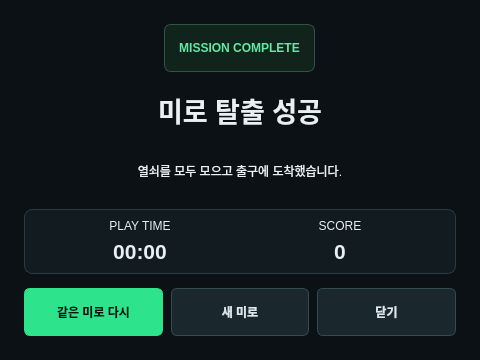
<?xml version="1.0" encoding="UTF-8"?>
<ui version="4.0">
 <class>GameResultDialog</class>
 <widget class="QDialog" name="GameResultDialog">
  <property name="geometry">
   <rect>
    <x>0</x>
    <y>0</y>
    <width>480</width>
    <height>360</height>
   </rect>
  </property>
  <property name="minimumSize">
   <size>
    <width>440</width>
    <height>340</height>
   </size>
  </property>
  <property name="windowTitle">
   <string>게임 결과</string>
  </property>
  <property name="modal">
   <bool>true</bool>
  </property>
  <property name="styleSheet">
   <string notr="true">QDialog {
    color: #e8f0f3;
    background-color: #0b1115;
    font-family: "Noto Sans CJK KR", "Noto Sans KR", sans-serif;
}
QLabel { color: #e8f0f3; }
QLabel#resultBadgeLabel {
    color: #63e9a5;
    background-color: #10241b;
    border: 1px solid #315448;
    border-radius: 7px;
    padding: 7px 14px;
}
QLabel#resultBadgeLabel[result="lost"] {
    color: #ff7b84;
    background-color: #2a1519;
    border-color: #6b333a;
}
QLabel#resultMessageLabel, QLabel[role="caption"] { color: #8da0a8; }
QFrame#statFrame {
    background-color: #111b20;
    border: 1px solid #293b43;
    border-radius: 8px;
}
QPushButton {
    min-height: 36px;
    color: #dce7eb;
    background-color: #1a282e;
    border: 1px solid #344951;
    border-radius: 6px;
    padding: 5px 12px;
    font-weight: 600;
}
QPushButton:hover { background-color: #23343b; border-color: #4c6872; }
QPushButton:focus { border-color: #63e9a5; }
QPushButton#retryButton {
    color: #07130d;
    background-color: #2de38b;
    border-color: #2de38b;
}</string>
  </property>
  <layout class="QVBoxLayout" name="mainLayout">
   <property name="spacing"><number>14</number></property>
   <property name="leftMargin"><number>24</number></property>
   <property name="topMargin"><number>24</number></property>
   <property name="rightMargin"><number>24</number></property>
   <property name="bottomMargin"><number>24</number></property>
   <item alignment="Qt::AlignHCenter">
    <widget class="QLabel" name="resultBadgeLabel">
     <property name="font"><font><pointsize>9</pointsize><bold>true</bold></font></property>
     <property name="text"><string>MISSION COMPLETE</string></property>
     <property name="alignment"><set>Qt::AlignCenter</set></property>
    </widget>
   </item>
   <item>
    <widget class="QLabel" name="resultTitleLabel">
     <property name="font"><font><pointsize>20</pointsize><bold>true</bold></font></property>
     <property name="text"><string>미로 탈출 성공</string></property>
     <property name="alignment"><set>Qt::AlignCenter</set></property>
    </widget>
   </item>
   <item>
    <widget class="QLabel" name="resultMessageLabel">
     <property name="text"><string>열쇠를 모두 모으고 출구에 도착했습니다.</string></property>
     <property name="alignment"><set>Qt::AlignCenter</set></property>
     <property name="wordWrap"><bool>true</bool></property>
    </widget>
   </item>
   <item>
    <widget class="QFrame" name="statFrame">
     <layout class="QHBoxLayout" name="statLayout">
      <property name="leftMargin"><number>18</number></property>
      <property name="rightMargin"><number>18</number></property>
      <item>
       <layout class="QVBoxLayout" name="timeLayout">
        <item><widget class="QLabel" name="timeCaptionLabel"><property name="text"><string>PLAY TIME</string></property><property name="alignment"><set>Qt::AlignCenter</set></property><property name="role" stdset="0"><string>caption</string></property></widget></item>
        <item><widget class="QLabel" name="timeValueLabel"><property name="font"><font><pointsize>16</pointsize><bold>true</bold></font></property><property name="text"><string>00:00</string></property><property name="alignment"><set>Qt::AlignCenter</set></property></widget></item>
       </layout>
      </item>
      <item>
       <layout class="QVBoxLayout" name="scoreLayout">
        <item><widget class="QLabel" name="scoreCaptionLabel"><property name="text"><string>SCORE</string></property><property name="alignment"><set>Qt::AlignCenter</set></property><property name="role" stdset="0"><string>caption</string></property></widget></item>
        <item><widget class="QLabel" name="scoreValueLabel"><property name="font"><font><pointsize>16</pointsize><bold>true</bold></font></property><property name="text"><string>0</string></property><property name="alignment"><set>Qt::AlignCenter</set></property></widget></item>
       </layout>
      </item>
     </layout>
    </widget>
   </item>
   <item>
    <layout class="QHBoxLayout" name="buttonLayout">
     <property name="spacing"><number>8</number></property>
     <item><widget class="QPushButton" name="retryButton"><property name="text"><string>같은 미로 다시</string></property></widget></item>
     <item><widget class="QPushButton" name="newMazeButton"><property name="text"><string>새 미로</string></property></widget></item>
     <item><widget class="QPushButton" name="closeButton"><property name="text"><string>닫기</string></property></widget></item>
    </layout>
   </item>
  </layout>
 </widget>
 <resources/>
 <connections/>
</ui>
